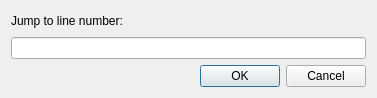
<?xml version="1.0" encoding="UTF-8"?>
<ui version="4.0">
 <class>GoToDialog</class>
 <widget class="QDialog" name="GoToDialog">
  <property name="geometry">
   <rect>
    <x>0</x>
    <y>0</y>
    <width>377</width>
    <height>98</height>
   </rect>
  </property>
  <property name="windowTitle">
   <string>Go To Line</string>
  </property>
  <layout class="QVBoxLayout" name="verticalLayout">
   <item>
    <widget class="QLabel" name="label">
     <property name="text">
      <string>Jump to line number:</string>
     </property>
    </widget>
   </item>
   <item>
    <widget class="QLineEdit" name="edit"/>
   </item>
   <item>
    <widget class="QDialogButtonBox" name="buttonBox">
     <property name="orientation">
      <enum>Qt::Horizontal</enum>
     </property>
     <property name="standardButtons">
      <set>QDialogButtonBox::Cancel|QDialogButtonBox::Ok</set>
     </property>
    </widget>
   </item>
  </layout>
 </widget>
 <resources/>
 <connections>
  <connection>
   <sender>buttonBox</sender>
   <signal>accepted()</signal>
   <receiver>GoToDialog</receiver>
   <slot>accept()</slot>
   <hints>
    <hint type="sourcelabel">
     <x>248</x>
     <y>254</y>
    </hint>
    <hint type="destinationlabel">
     <x>157</x>
     <y>274</y>
    </hint>
   </hints>
  </connection>
  <connection>
   <sender>buttonBox</sender>
   <signal>rejected()</signal>
   <receiver>GoToDialog</receiver>
   <slot>reject()</slot>
   <hints>
    <hint type="sourcelabel">
     <x>316</x>
     <y>260</y>
    </hint>
    <hint type="destinationlabel">
     <x>286</x>
     <y>274</y>
    </hint>
   </hints>
  </connection>
 </connections>
</ui>
